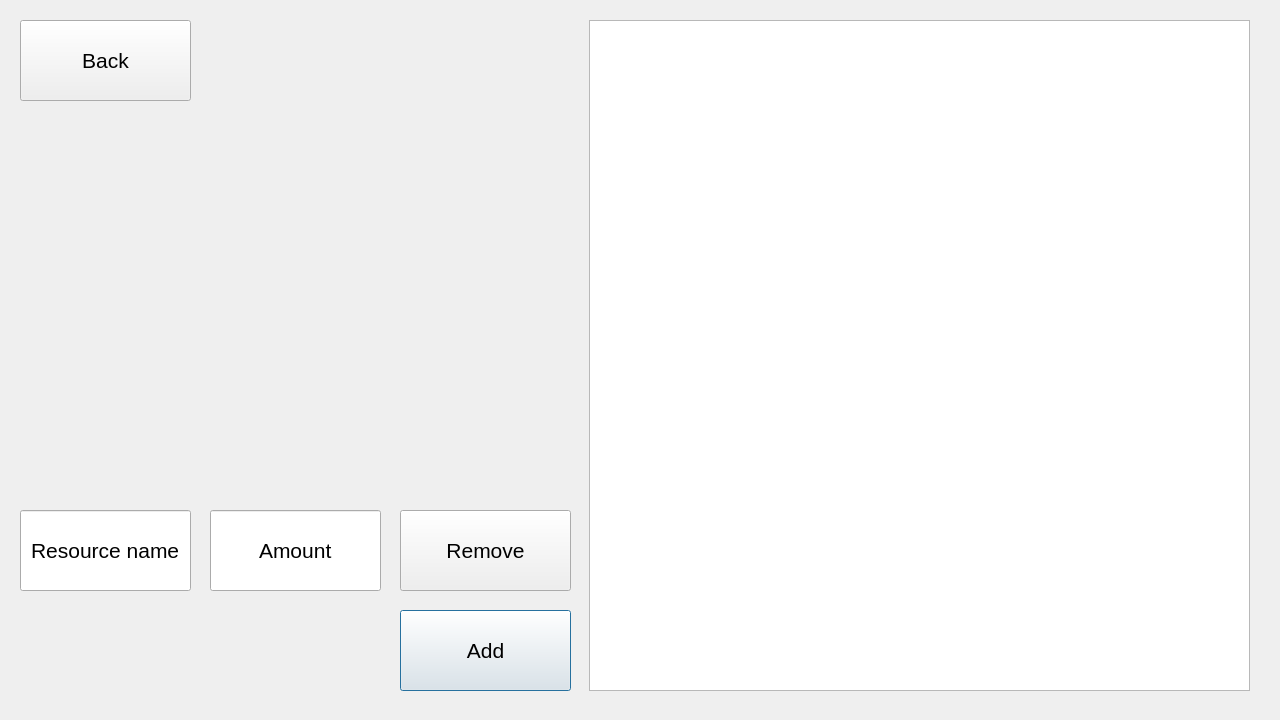
<?xml version="1.0" encoding="UTF-8"?>
<ui version="4.0">
 <class>ResourcesView</class>
 <widget class="QDialog" name="ResourcesView">
  <property name="geometry">
   <rect>
    <x>0</x>
    <y>0</y>
    <width>1280</width>
    <height>720</height>
   </rect>
  </property>
  <property name="windowTitle">
   <string>Resources</string>
  </property>
  <widget class="QLineEdit" name="amountLineEdit">
   <property name="geometry">
    <rect>
     <x>210</x>
     <y>510</y>
     <width>171</width>
     <height>81</height>
    </rect>
   </property>
   <property name="font">
    <font>
     <pointsize>16</pointsize>
    </font>
   </property>
   <property name="text">
    <string>Amount</string>
   </property>
   <property name="alignment">
    <set>Qt::AlignCenter</set>
   </property>
  </widget>
  <widget class="QPushButton" name="addBtn">
   <property name="geometry">
    <rect>
     <x>400</x>
     <y>610</y>
     <width>171</width>
     <height>81</height>
    </rect>
   </property>
   <property name="font">
    <font>
     <pointsize>16</pointsize>
    </font>
   </property>
   <property name="text">
    <string>Add</string>
   </property>
  </widget>
  <widget class="QPushButton" name="backBtn">
   <property name="geometry">
    <rect>
     <x>20</x>
     <y>20</y>
     <width>171</width>
     <height>81</height>
    </rect>
   </property>
   <property name="font">
    <font>
     <pointsize>16</pointsize>
    </font>
   </property>
   <property name="text">
    <string>Back</string>
   </property>
  </widget>
  <widget class="QLineEdit" name="resNameLineEdit">
   <property name="geometry">
    <rect>
     <x>20</x>
     <y>510</y>
     <width>171</width>
     <height>81</height>
    </rect>
   </property>
   <property name="font">
    <font>
     <pointsize>16</pointsize>
    </font>
   </property>
   <property name="text">
    <string>Resource name</string>
   </property>
   <property name="alignment">
    <set>Qt::AlignCenter</set>
   </property>
  </widget>
  <widget class="QTableView" name="resTableView">
   <property name="geometry">
    <rect>
     <x>589</x>
     <y>20</y>
     <width>661</width>
     <height>671</height>
    </rect>
   </property>
  </widget>
  <widget class="QPushButton" name="removeBtn">
   <property name="geometry">
    <rect>
     <x>400</x>
     <y>510</y>
     <width>171</width>
     <height>81</height>
    </rect>
   </property>
   <property name="font">
    <font>
     <pointsize>16</pointsize>
    </font>
   </property>
   <property name="text">
    <string>Remove</string>
   </property>
  </widget>
 </widget>
 <resources/>
 <connections/>
</ui>
